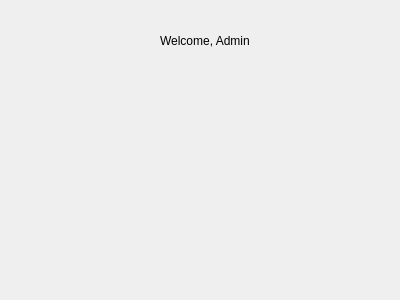
<?xml version="1.0" encoding="UTF-8"?>
<ui version="4.0">
 <class>adminPanel</class>
 <widget class="QDialog" name="adminPanel">
  <property name="geometry">
   <rect>
    <x>0</x>
    <y>0</y>
    <width>400</width>
    <height>300</height>
   </rect>
  </property>
  <property name="windowTitle">
   <string>Dialog</string>
  </property>
  <widget class="QLabel" name="adminPanel_2">
   <property name="geometry">
    <rect>
     <x>160</x>
     <y>20</y>
     <width>131</width>
     <height>41</height>
    </rect>
   </property>
   <property name="text">
    <string>Welcome, Admin</string>
   </property>
  </widget>
 </widget>
 <resources/>
 <connections/>
</ui>
